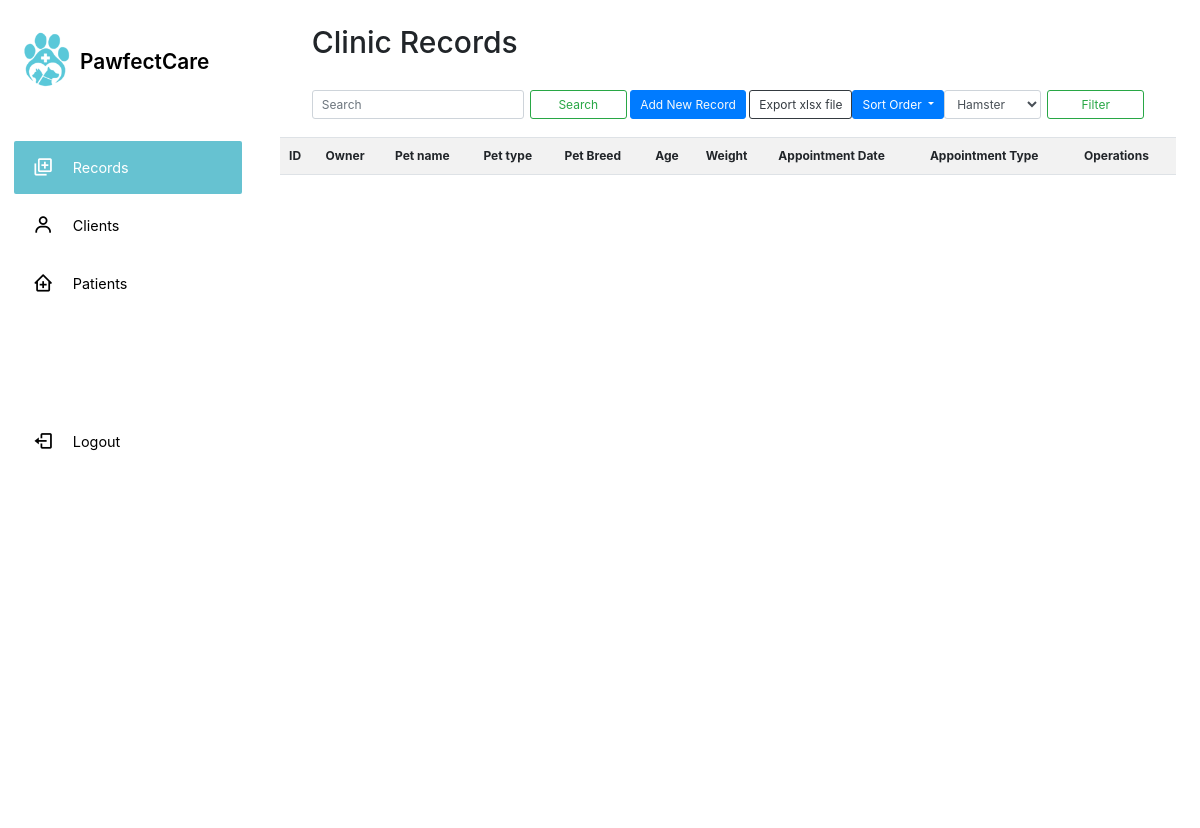
/filter-hamster.php (signed in), run on an earlier commit of the app's database.
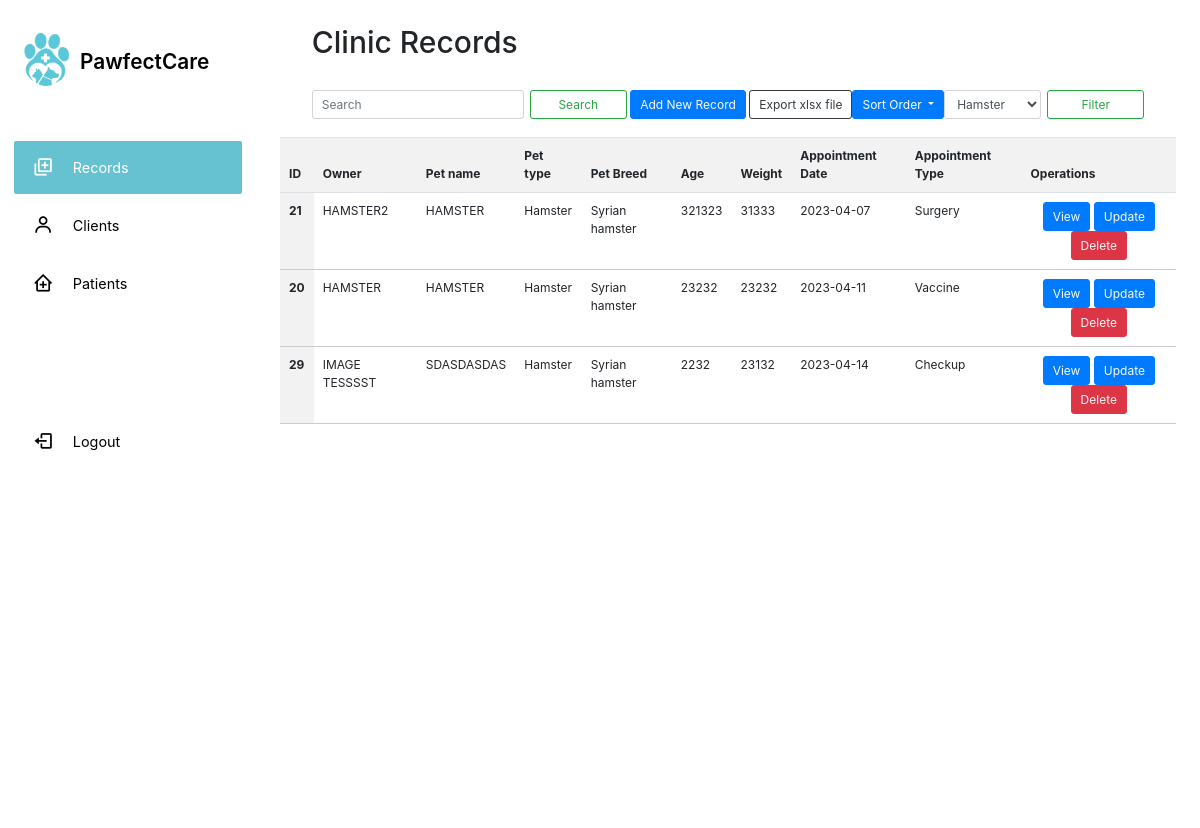
And on a later commit of the database.
### tables this page shows
CREATE TABLE `records` (
  `id` int(11) NOT NULL,
  `Owner` varchar(100) DEFAULT NULL,
  `Pet` varchar(30) NOT NULL,
  `Type` varchar(30) NOT NULL,
  `Breed` varchar(20) NOT NULL,
  `Age` varchar(20) NOT NULL,
  `Weight` varchar(20) NOT NULL,
  `AppointmentDate` date NOT NULL,
  `Appointment` varchar(50) NOT NULL,
  `Image` longblob NOT NULL
);

### filter-hamster.php (the view, shortened to what this page needs)
<?
    require 'dbcon.php'; ?><!DOCTYPE html>
<html lang="en">
<head>
  <link href='https://unpkg.com/boxicons@2.0.9/css/boxicons.min.css' rel='stylesheet'>
  <link rel="stylesheet" href="clinic.css">
  <link rel="stylesheet" href="https://cdn.jsdelivr.net/npm/bootstrap@4.0.0/dist/css/bootstrap.min.css">
</head>
<body style="zoom:75%;">
  <nav style="zoom:133.35%;">
    <div class="sidebar-top">
      <img src="logo.png" class="logo" alt="">
      <h3 class="hide">PawfectCare</h3>
    </div>
    <div class="sidebar-links">
      <ul>
        <div class="active-tab"></div>
        <li >
          <a href="display.php" class="active" data-active="0">
            <div class="icon">
            <i class='bx bx-add-to-queue'></i>            </div>
            <span class="link hide">Records</span>
          </a>
        </li>
        <li class="tooltip-element" data-tooltip="1">
          <a href="clients.php" data-active="1">
            <div class="icon">
            <i class='bx bx-user'></i>
                    </div>
            <span class="link hide">Clients</span>
          </a>
        </li>
        <li class="tooltip-element" data-tooltip="2">
          <a href="patients.php" data-active="2">
            <div class="icon">
            <i class='bx bx-clinic'></i>          </div>
            <span class="link hide">Patients</span>
          </a>
        </li>
        <li class="logout" >
          <a href="login.php">
            <div class="icon">
            <i class='bx bx-log-out'></i>            </div>
            <span>Logout</span>
          </a>
        </li>
      </ul>
  </nav>
  <main>
<div class="container">
    <h1> Clinic Records</h1>
    <form class="form-inline my-2 my-lg-0 navbar-container">
    <input class="form-control mr-sm-2 col" type="search" placeholder="Search" aria-label="Search">
      <button class="btn btn-outline-success my-2 my-sm-0 col" type="submit">Search</button>
      <button class="btn btn-primary my-4 col"><a href="addrecord.php" class="text-light">Add New Record</a></button>
      <button id="downloadexcel" class="btn btn-outline-dark col">Export xlsx file</button>
      <div class="dropdown">
  <button class="btn btn-primary dropdown-toggle" type="button" id="sortDropdown" data-toggle="dropdown" aria-haspopup="true" aria-expanded="false">
    Sort Order
  </button>
</div>
<form class="form-inline my-2 my-lg-0 navbar-container">
  <select class="form-control mr-sm-2 col" id="pet-type">
    <option value="hamster" selected>Hamster</option>
  </select>
  <button class="btn btn-outline-success my-2 my-sm-0 col" type="button" id="filter-btn">Filter</button>
</form>
    </form>
  </div>
   <table class="table" id="table">
  <thead>
    <tr>
      <th scope="col">ID</th>
      <th scope="col">Owner</th>
      <th scope="col">Pet name</th>
      <th scope="col">Pet type</th>
      <th scope="col">Pet Breed </th>
      <th scope="col">Age</th>
      <th scope="col">Weight</th>
      <th scope="col">Appointment Date</th>
      <th scope="col">Appointment Type</th>
      <th scope="col">Operations</th>
    </tr>
  </thead>
  <tbody>
<?php
  $sortOrder = 'ASC';
  $sql="SELECT * FROM `records` WHERE `Type`='Hamster' ORDER BY `AppointmentDate` $sortOrder";
  $result=mysqli_query($con,$sql);
        if($result){
           while($row=mysqli_fetch_assoc($result)){
            $id=$row['id'];
            $Owner=$row['Owner'];
            $Pet=$row['Pet'];
            $Type=$row['Type'];
            $Breed=$row['Breed'];
            $Age=$row['Age'];
            $Weight=$row['Weight'];
            $AppointmentDate=$row['AppointmentDate'];
            $Appointment=$row['Appointment'];
            echo ' <tr>
            <th scope="row"> '.$id.' </th>
            <td>'.$Owner.'</td>
            <td>'.$Pet.'</td>
            <td>'.$Type.'</td>
            <td>'.$Breed.'</td>
            <td>'.$Age.'</td>
            <td>'.$Weight.'</td>
            <td>'.$AppointmentDate.'</td>
            <td>'.$Appointment.'</td>
            <td>
        <button class="btn btn-primary"><a href="view.php? updateid='.$id.'" class="text-light">View</a></button>
        <button class="btn btn-primary"><a href="update.php? updateid='.$id.'" class="text-light">Update</a></button>
        <button class="btn btn-danger"><a href="delete.php? deleteid='.$id.'" class="text-light">Delete</a></button>
        </td>
          </tr> ';
           }
        }
?>
  </tbody>
</table>
</body>
</html>

What changed in the data, as far as the page shows it:
added records: id "21", Owner "HAMSTER2", Pet "HAMSTER", Type "Hamster", Breed "Syrian hamster", Age "321323", Weight "31333", AppointmentDate "2023-04-07", Appointment "Surgery"
added records: id "20", Owner "HAMSTER", Pet "HAMSTER", Type "Hamster", Breed "Syrian hamster", Age "23232", Weight "23232", AppointmentDate "2023-04-11", Appointment "Vaccine"
added records: id "29", Owner "IMAGE TESSSST", Pet "SDASDASDAS", Type "Hamster", Breed "Syrian hamster", Age "2232", Weight "23132", AppointmentDate "2023-04-14", Appointment "Checkup"
